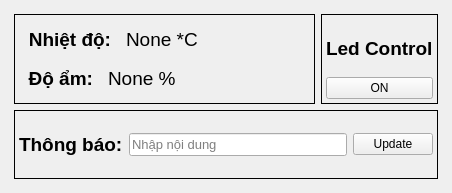
<?xml version="1.0" encoding="UTF-8"?>
<ui version="4.0">
 <class>MainWindow</class>
 <widget class="QMainWindow" name="MainWindow">
  <property name="geometry">
   <rect>
    <x>0</x>
    <y>0</y>
    <width>452</width>
    <height>193</height>
   </rect>
  </property>
  <property name="windowTitle">
   <string>MainWindow</string>
  </property>
  <property name="windowIcon">
   <iconset>
    <normaloff>img/firebase-icon.svg</normaloff>img/firebase-icon.svg</iconset>
  </property>
  <widget class="QWidget" name="centralwidget">
   <layout class="QGridLayout" name="gridLayout">
    <item row="0" column="0">
     <widget class="QWidget" name="widget_5" native="true">
      <layout class="QHBoxLayout" name="horizontalLayout_3">
       <property name="spacing">
        <number>6</number>
       </property>
       <property name="leftMargin">
        <number>5</number>
       </property>
       <property name="topMargin">
        <number>5</number>
       </property>
       <property name="rightMargin">
        <number>5</number>
       </property>
       <property name="bottomMargin">
        <number>0</number>
       </property>
       <item>
        <widget class="QWidget" name="widget_3" native="true">
         <property name="styleSheet">
          <string notr="true">QWidget#widget_3{
	border: 1px solid;
}</string>
         </property>
         <layout class="QVBoxLayout" name="verticalLayout">
          <item>
           <widget class="QWidget" name="widget_2" native="true">
            <layout class="QHBoxLayout" name="horizontalLayout_2" stretch="0,2">
             <property name="spacing">
              <number>15</number>
             </property>
             <property name="leftMargin">
              <number>5</number>
             </property>
             <property name="topMargin">
              <number>5</number>
             </property>
             <property name="rightMargin">
              <number>5</number>
             </property>
             <property name="bottomMargin">
              <number>5</number>
             </property>
             <item>
              <widget class="QLabel" name="lbl_temperatureDisplay">
               <property name="font">
                <font>
                 <pointsize>14</pointsize>
                 <weight>75</weight>
                 <bold>true</bold>
                </font>
               </property>
               <property name="text">
                <string>Nhiệt độ:</string>
               </property>
               <property name="alignment">
                <set>Qt::AlignRight|Qt::AlignTrailing|Qt::AlignVCenter</set>
               </property>
              </widget>
             </item>
             <item>
              <widget class="QLabel" name="lbl_temperatureValue">
               <property name="font">
                <font>
                 <pointsize>14</pointsize>
                </font>
               </property>
               <property name="text">
                <string>None *C</string>
               </property>
              </widget>
             </item>
            </layout>
           </widget>
          </item>
          <item>
           <widget class="QWidget" name="widget" native="true">
            <layout class="QHBoxLayout" name="horizontalLayout" stretch="0,2">
             <property name="spacing">
              <number>15</number>
             </property>
             <property name="leftMargin">
              <number>5</number>
             </property>
             <property name="topMargin">
              <number>5</number>
             </property>
             <property name="rightMargin">
              <number>5</number>
             </property>
             <property name="bottomMargin">
              <number>5</number>
             </property>
             <item>
              <widget class="QLabel" name="lbl_humidityDisplay">
               <property name="font">
                <font>
                 <pointsize>14</pointsize>
                 <weight>75</weight>
                 <bold>true</bold>
                </font>
               </property>
               <property name="text">
                <string>Độ ẩm:</string>
               </property>
               <property name="alignment">
                <set>Qt::AlignRight|Qt::AlignTrailing|Qt::AlignVCenter</set>
               </property>
              </widget>
             </item>
             <item>
              <widget class="QLabel" name="lbl_humidityValue">
               <property name="font">
                <font>
                 <pointsize>14</pointsize>
                </font>
               </property>
               <property name="text">
                <string>None %</string>
               </property>
              </widget>
             </item>
            </layout>
           </widget>
          </item>
         </layout>
        </widget>
       </item>
       <item>
        <widget class="QWidget" name="widget_4" native="true">
         <property name="styleSheet">
          <string notr="true">QWidget#widget_4{
	border: 1px solid;
}</string>
         </property>
         <layout class="QVBoxLayout" name="verticalLayout_2">
          <property name="spacing">
           <number>0</number>
          </property>
          <property name="leftMargin">
           <number>5</number>
          </property>
          <property name="topMargin">
           <number>5</number>
          </property>
          <property name="rightMargin">
           <number>5</number>
          </property>
          <property name="bottomMargin">
           <number>5</number>
          </property>
          <item>
           <widget class="QLabel" name="lbl_ledDisplay">
            <property name="font">
             <font>
              <pointsize>14</pointsize>
              <weight>75</weight>
              <bold>true</bold>
             </font>
            </property>
            <property name="text">
             <string>Led Control</string>
            </property>
           </widget>
          </item>
          <item>
           <widget class="QPushButton" name="btn_led">
            <property name="text">
             <string>ON</string>
            </property>
           </widget>
          </item>
         </layout>
        </widget>
       </item>
      </layout>
     </widget>
    </item>
    <item row="1" column="0">
     <widget class="QWidget" name="widget_7" native="true">
      <layout class="QVBoxLayout" name="verticalLayout_4">
       <property name="leftMargin">
        <number>5</number>
       </property>
       <property name="topMargin">
        <number>0</number>
       </property>
       <property name="rightMargin">
        <number>5</number>
       </property>
       <property name="bottomMargin">
        <number>5</number>
       </property>
       <item>
        <widget class="QWidget" name="widget_6" native="true">
         <property name="styleSheet">
          <string notr="true">QWidget#widget_6{
	border: 1px solid;
}</string>
         </property>
         <layout class="QHBoxLayout" name="horizontalLayout_4">
          <property name="leftMargin">
           <number>5</number>
          </property>
          <property name="topMargin">
           <number>5</number>
          </property>
          <property name="rightMargin">
           <number>5</number>
          </property>
          <property name="bottomMargin">
           <number>5</number>
          </property>
          <item>
           <widget class="QLabel" name="lbl_notiDisplay">
            <property name="font">
             <font>
              <pointsize>14</pointsize>
              <weight>75</weight>
              <bold>true</bold>
             </font>
            </property>
            <property name="text">
             <string>Thông báo:</string>
            </property>
           </widget>
          </item>
          <item>
           <widget class="QLineEdit" name="lineEdit_noti">
            <property name="font">
             <font>
              <pointsize>10</pointsize>
             </font>
            </property>
            <property name="placeholderText">
             <string>Nhập nội dung</string>
            </property>
           </widget>
          </item>
          <item>
           <widget class="QPushButton" name="btn_update">
            <property name="text">
             <string>Update</string>
            </property>
           </widget>
          </item>
         </layout>
        </widget>
       </item>
      </layout>
     </widget>
    </item>
   </layout>
  </widget>
 </widget>
 <resources/>
 <connections/>
</ui>
